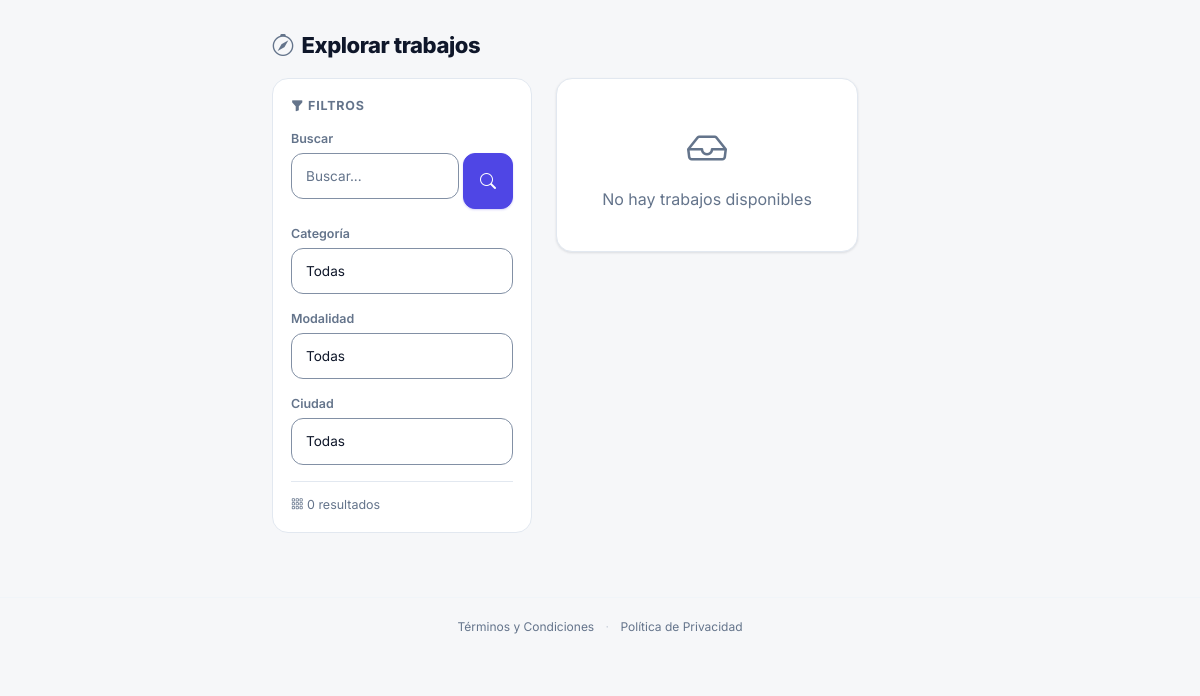
The app's page /jobs/, older data.
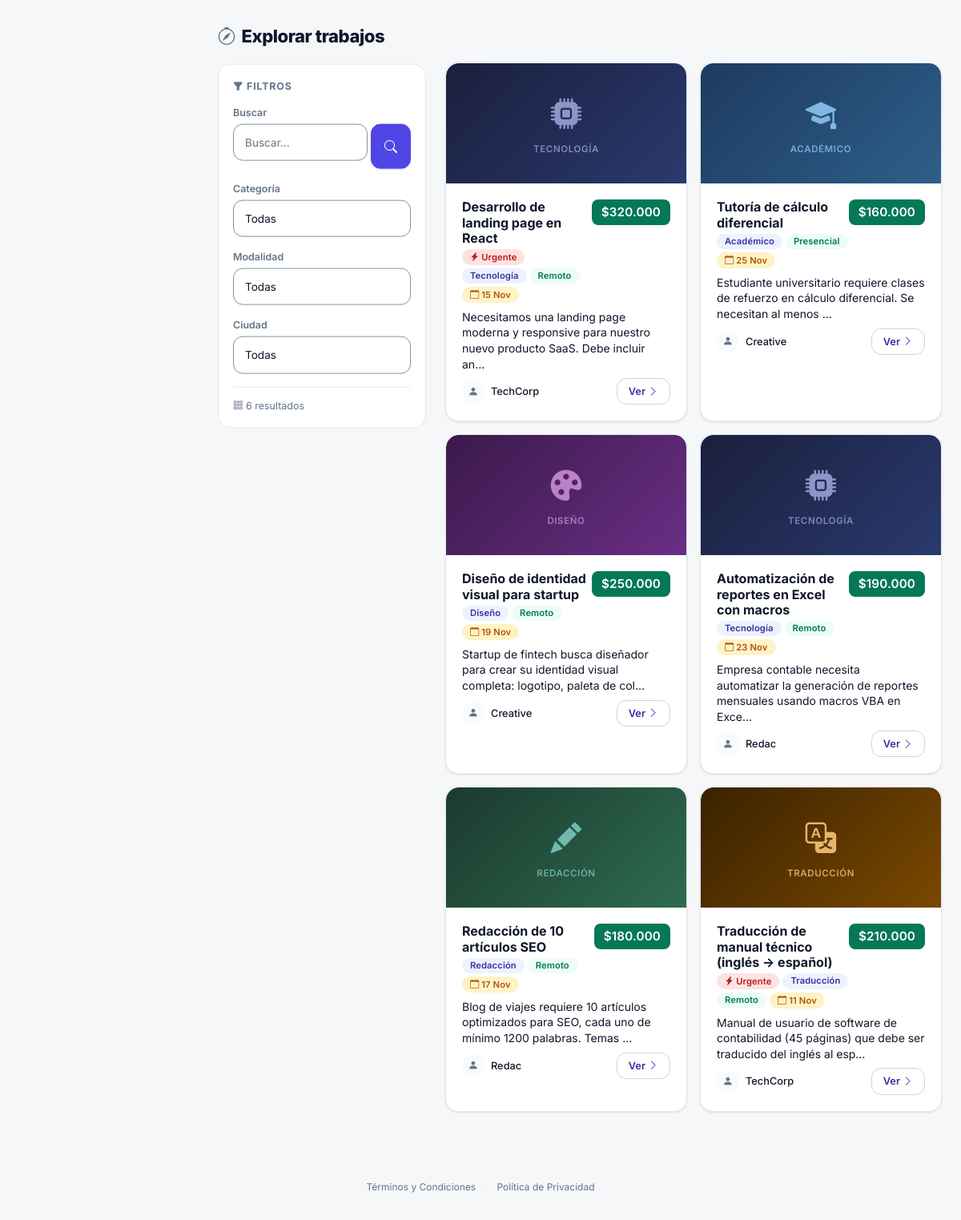
The same page, newer data.
### jobs/models.py (models this page shows, shortened)
class Job(models.Model):
    class Estado(models.TextChoices):
        PENDIENTE_REVISION = 'pendiente_revision', 'Pendiente de revisión'
        DISPONIBLE = 'disponible', 'Disponible'
        EN_PROCESO = 'en_proceso', 'En proceso'
        FINALIZADO = 'finalizado', 'Finalizado'
        RECHAZADO = 'rechazado', 'Rechazado'
    class Categoria(models.TextChoices):
        ACADEMICO = 'academico', 'Académico'
        TECNOLOGIA = 'tecnologia', 'Tecnología'
        DISENO = 'diseno', 'Diseño'
        REDACCION = 'redaccion', 'Redacción'
        TRADUCCION = 'traduccion', 'Traducción'
        OTRO = 'otro', 'Otro'
    class Modalidad(models.TextChoices):
        PRESENCIAL = 'presencial', 'Presencial'
        REMOTO = 'remoto', 'Remoto'
        HIBRIDO = 'hibrido', 'Híbrido'
    PUBLICOS = (Estado.DISPONIBLE, Estado.EN_PROCESO, Estado.FINALIZADO)
    ACEPTAN_POSTULACIONES = (Estado.DISPONIBLE,)
    TRANSICIONES = {
        Estado.PENDIENTE_REVISION: {Estado.DISPONIBLE, Estado.RECHAZADO},
        Estado.DISPONIBLE: {
            Estado.EN_PROCESO, Estado.FINALIZADO, Estado.PENDIENTE_REVISION,
        },
        Estado.EN_PROCESO: {Estado.FINALIZADO},
        Estado.FINALIZADO: set(),
        Estado.RECHAZADO: {Estado.PENDIENTE_REVISION},
    }
    titulo = models.CharField(max_length=200)
    descripcion = models.TextField()
    requisitos = models.TextField(blank=True, verbose_name='Requisitos')
    habilidades_requeridas = models.CharField(max_length=300, blank=True, verbose_name='Habilidades requeridas')
    pago = models.DecimalField(
        max_digits=10, decimal_places=2,
        validators=[MinValueValidator(Decimal('0'), 'El pago no puede ser negativo.')])
    estado = models.CharField(
        max_length=20, choices=Estado.choices, default=Estado.PENDIENTE_REVISION)
    categoria = models.CharField(max_length=20, choices=Categoria.choices, default=Categoria.OTRO)
    modalidad = models.CharField(max_length=20, choices=Modalidad.choices, default=Modalidad.REMOTO)
    ubicacion = models.CharField(max_length=200, blank=True, verbose_name='Ubicación')
    duracion_estimada = models.CharField(max_length=100, blank=True, verbose_name='Duración estimada')
    urgente = models.BooleanField(default=False)
    imagen = models.ImageField(upload_to='trabajos/', blank=True, null=True)
    creador = models.ForeignKey(settings.AUTH_USER_MODEL, on_delete=models.CASCADE, related_name='trabajos_creados')
    asignado = models.ForeignKey(settings.AUTH_USER_MODEL, on_delete=models.SET_NULL, null=True, blank=True, related_name='trabajos_asignados')
    fecha_limite = models.DateField()
    motivo_rechazo = models.TextField(blank=True, verbose_name='Motivo del rechazo')
    created_at = models.DateTimeField(auto_now_add=True)
    updated_at = models.DateTimeField(auto_now=True)
    class Meta:
        verbose_name = 'Trabajo'
        verbose_name_plural = 'Trabajos'
        ordering = ['-created_at']
        constraints = [
            models.CheckConstraint(
                condition=models.Q(pago__gte=Decimal('0')),
                name='jobs_job_pago_no_negativo',
            ),
        ]

### accounts/models.py (models this page shows, shortened)
class User(AbstractUser):
    class Rol(models.TextChoices):
        ESTUDIANTE = 'estudiante', 'Estudiante'
        EMPLEADOR = 'empleador', 'Necesito un trabajo hecho'
    rol = models.CharField(max_length=20, choices=Rol.choices, default=Rol.EMPLEADOR)
    foto = models.ImageField(upload_to='perfiles/', blank=True, null=True)
    cedula = models.CharField(max_length=20, blank=True, verbose_name='Documento de identidad')
    telefono = models.CharField(max_length=20, blank=True)
    direccion = models.CharField(max_length=255, blank=True, verbose_name='Ubicación / Dirección')
    fecha_nacimiento = models.DateField(null=True, blank=True)
    habilidades = models.TextField(blank=True, help_text='Separa las habilidades con comas')
    calificacion_promedio = models.DecimalField(max_digits=3, decimal_places=2, default=0)
    universidad = models.CharField(max_length=200, blank=True)
    carrera = models.CharField(max_length=200, blank=True)
    semestre = models.PositiveSmallIntegerField(null=True, blank=True)
    foto_carnet = models.ImageField(upload_to='carnets/', blank=True, null=True, verbose_name='Foto del carnet estudiantil')
    pregunta_seguridad = models.CharField(max_length=255, blank=True)
    respuesta_seguridad = models.CharField(max_length=255, blank=True)
    is_banned = models.BooleanField(
        default=False, verbose_name='Cuenta sancionada')
    baneo_hasta = models.DateTimeField(
        null=True, blank=True, verbose_name='Suspensión hasta')
    motivo_baneo = models.TextField(blank=True, verbose_name='Motivo de la sanción')
    is_email_verified = models.BooleanField(
        default=False, verbose_name='Correo verificado')
    email_verification_token = models.UUIDField(
        null=True, blank=True, editable=False, unique=True)
    email_verification_sent_at = models.DateTimeField(null=True, blank=True)
    class Meta:
        verbose_name = 'Usuario'
        verbose_name_plural = 'Usuarios'
    EMAIL_VERIFICATION_TIMEOUT_HOURS = 48

### jobs/views.py (the view)
# urls.py: path('', views.job_list, name='job_list'),
def job_list(request):
    jobs = Job.objects.filter(
        estado=Job.Estado.DISPONIBLE,
    ).exclude(fecha_limite__lt=timezone.localdate())
    q = request.GET.get('q', '')
    categoria = request.GET.get('categoria', '')
    modalidad = request.GET.get('modalidad', '')
    ubicacion = request.GET.get('ubicacion', '')
    if q:
        jobs = jobs.filter(Q(titulo__icontains=q) | Q(descripcion__icontains=q))
    if categoria:
        jobs = jobs.filter(categoria=categoria)
    if modalidad:
        jobs = jobs.filter(modalidad=modalidad)
    if ubicacion:
        jobs = jobs.filter(ubicacion__icontains=ubicacion)
    ciudades = (
        Job.objects.filter(estado=Job.Estado.DISPONIBLE)
        .exclude(ubicacion='')
        .values_list('ubicacion', flat=True)
        .distinct()
    )
    return render(request, 'jobs/job_list.html', {
        'jobs': jobs,
        'q': q,
        'categoria': categoria,
        'modalidad': modalidad,
        'ubicacion': ubicacion,
        'categorias': Job.Categoria.choices,
        'modalidades': Job.Modalidad.choices,
        'ciudades': ciudades,
    })

### templates/jobs/job_list.html (shortened to what this page needs)
{% extends 'base.html' %}
{% load form_tags %}
{% block content %}
{% if user.is_authenticated and not user.es_estudiante %}
<div class="section-title"><i class="bi bi-compass"></i> Explorar mercado</div>
<div class="card mb-3" style="border-left: 4px solid var(--primary-light);">
    <div class="card-body py-3 d-flex justify-content-between align-items-center gap-2">
        <div style="color:var(--text-secondary); font-size:0.88rem;">
            <i class="bi bi-info-circle"></i> Estás viendo el mercado como empleador. Para gestionar tus trabajos ve a <a href="{% url 'jobs:my_jobs' %}" style="color:var(--primary-light); font-weight:600;">Mis publicaciones</a>.
        </div>
        <a href="{% url 'jobs:job_create' %}" class="btn btn-primary btn-sm" style="white-space:nowrap; border-radius: var(--radius-sm); font-weight:700;">
            <i class="bi bi-plus-lg"></i> Publicar
        </a>
    </div>
</div>
{% else %}
<div class="section-title"><i class="bi bi-compass"></i> Explorar trabajos</div>
{% endif %}
<div class="list-layout">
    <aside class="list-filters desktop-filters">
        <div class="filter-title"><i class="bi bi-funnel-fill"></i> Filtros</div>
        <form method="get" id="desktopFilterForm">
            <label for="q_desktop" style="font-size:0.78rem; font-weight:600; color:var(--text-secondary); margin-bottom:4px; display:block;">Buscar</label>
            <div class="d-flex gap-1 mb-3">
                <input type="text" name="q" id="q_desktop" class="form-control" placeholder="Buscar..." value="{{ q }}" style="font-size:0.85rem;">
                <button class="btn btn-primary px-3" type="submit"><i class="bi bi-search"></i></button>
            </div>
            <label for="categoria_desktop" style="font-size:0.78rem; font-weight:600; color:var(--text-secondary); margin-bottom:4px; display:block;">Categoría</label>
            <select name="categoria" id="categoria_desktop" class="form-select mb-3" data-auto-submit style="font-size:0.85rem;">
                <option value="">Todas</option>
            </select>
            <label for="modalidad_desktop" style="font-size:0.78rem; font-weight:600; color:var(--text-secondary); margin-bottom:4px; display:block;">Modalidad</label>
            <select name="modalidad" id="modalidad_desktop" class="form-select mb-3" data-auto-submit style="font-size:0.85rem;">
                <option value="">Todas</option>
            </select>
            {% if ciudades %}
            <label for="ubicacion_desktop" style="font-size:0.78rem; font-weight:600; color:var(--text-secondary); margin-bottom:4px; display:block;">Ciudad</label>
            <select name="ubicacion" id="ubicacion_desktop" class="form-select mb-3" data-auto-submit style="font-size:0.85rem;">
                <option value="">Todas</option>
            </select>
            {% endif %}
        </form>
        <div style="margin-top:16px; padding-top:14px; border-top:1px solid var(--border); font-size:0.78rem; color:var(--text-secondary);">
            <i class="bi bi-grid-3x3-gap"></i> {{ jobs|length }} resultado{{ jobs|length|pluralize:"s" }}
        </div>
    </aside>
    <section>
        <div class="job-grid">
{% for job in jobs %}
<div class="card mb-3">
    <div class="card-thumb">
        {% if job.imagen %}
        <img src="{{ job.imagen.url }}" alt="{{ job.titulo }}" loading="lazy">
        {% else %}
        <div class="card-thumb-placeholder ct-{{ job.categoria }}">
            {% if job.categoria == 'academico' %}
            <i class="bi bi-mortarboard-fill"></i><span>Académico</span>
            {% elif job.categoria == 'tecnologia' %}
            <i class="bi bi-cpu-fill"></i><span>Tecnología</span>
            {% elif job.categoria == 'diseno' %}
            <i class="bi bi-palette-fill"></i><span>Diseño</span>
            {% elif job.categoria == 'redaccion' %}
            <i class="bi bi-pencil-fill"></i><span>Redacción</span>
            {% elif job.categoria == 'traduccion' %}
            <i class="bi bi-translate"></i><span>Traducción</span>
            {% else %}
            <i class="bi bi-briefcase-fill"></i><span>Otro</span>
            {% endif %}
        </div>
        {% endif %}
    </div>
    <div class="card-body">
        <div style="display:flex; justify-content:space-between; align-items:flex-start;">
            <div style="flex:1;">
                <h5 style="font-size:var(--fs-xs); font-weight:700; font-size:1rem; margin-bottom:4px; color:var(--text);">{{ job.titulo }}</h5>
                <div class="d-flex flex-wrap gap-1 mb-2">
                    {% if job.urgente %}
                    <span class="badge" style="background:var(--badge-red-bg); color:var(--badge-red-text); font-size:0.7rem;"><i class="bi bi-lightning-charge-fill"></i> Urgente</span>
                    {% endif %}
                    <span class="badge" style="background:var(--badge-indigo-bg); color:var(--badge-indigo-text); font-size:0.7rem;">{{ job.get_categoria_display }}</span>
                    <span class="badge" style="background:var(--badge-green-bg); color:var(--badge-green-text); font-size:0.7rem;">{{ job.get_modalidad_display }}</span>
                    <span class="badge" style="background:var(--badge-amber-bg); color:var(--badge-amber-text); font-size:0.7rem;"><i class="bi bi-calendar"></i> {{ job.fecha_limite|date:"d M" }}</span>
                </div>
            </div>
            <span class="badge" style="background: var(--fill-success); color:#fff; font-size:0.95rem; padding:8px 12px; border-radius: var(--radius-sm);">
                {{ job.pago|cop }}
            </span>
        </div>
        <p class="small mb-2" style="line-height:1.4; color:var(--text);">{{ job.descripcion|truncatechars:100 }}</p>
        <div style="display:flex; justify-content:space-between; align-items:center;">
            <a href="{% url 'accounts:user_detail' job.creador.pk %}" class="d-flex align-items-center gap-2 text-decoration-none" style="color: var(--text);">
                {% if job.creador.foto %}
                <img src="{{ job.creador.foto.url }}" class="avatar" style="width:28px;height:28px;">
                {% else %}
                <div class="avatar" style="width:28px;height:28px;font-size:0.8rem;"><i class="bi bi-person-fill"></i></div>
                {% endif %}
                <span style="font-size:0.8rem; font-weight:500;">{{ job.creador.first_name|default:job.creador.username }}</span>
            </a>
            <a href="{% url 'jobs:job_detail' job.pk %}" class="btn btn-outline-primary btn-sm" style="font-size:0.8rem; padding:6px 14px;">
                Ver <i class="bi bi-chevron-right"></i>
            </a>
        </div>
    </div>
</div>
{% empty %}
<div class="card">
    <div class="card-body text-center" style="padding:40px 16px;">
        <i class="bi bi-inbox" style="font-size:2.5rem; color:var(--text-secondary);"></i>
        <p class="mt-2 mb-0" style="color:var(--text-secondary);">No hay trabajos disponibles</p>
    </div>
</div>
{% endfor %}
        </div>
    </section>
</div>
{% endblock %}

### templates/base.html (shortened to what this page needs)
<!DOCTYPE html>
<html lang="es">
<head>
    <link href="https://cdn.jsdelivr.net/npm/bootstrap@5.3.3/dist/css/bootstrap.min.css" rel="stylesheet">
    <link href="https://cdn.jsdelivr.net/npm/bootstrap-icons@1.11.3/font/bootstrap-icons.min.css" rel="stylesheet">
    {% load static %}
    <link rel="stylesheet" href="{% static 'css/style.css' %}">
</head>
<body>
    <div class="app-layout">
        <main class="content-wrapper" id="contenido-principal" tabindex="-1">
            {% block content %}{% endblock %}
        </main>
    </div>
    <footer class="legal-footer">
        <a href="{% url 'legal:terminos' %}">Términos y Condiciones</a>
        <span class="legal-sep">·</span>
        <a href="{% url 'legal:privacidad' %}">Política de Privacidad</a>
    </footer>
</body>
</html>

Row changes from the older to the newer data that the page shows:
added Job: shows "TECNOLOGÍA", titulo "Desarrollo de landing page en React", urgente True (drawn), categoria "Tecnología", modalidad "Remoto", fecha_limite "15 Nov", pago|cop "$320.000", descripcion "Necesitamos una landing page moderna y responsive para nuestro nuevo producto SaaS. Debe incluir an…", creador.first_name "TechCorp"
added Job: shows "ACADÉMICO", titulo "Tutoría de cálculo diferencial", categoria "Académico", modalidad "Presencial", fecha_limite "25 Nov", pago|cop "$160.000", descripcion "Estudiante universitario requiere clases de refuerzo en cálculo diferencial. Se necesitan al menos …", creador.first_name "Creative"
added Job: shows "DISEÑO", titulo "Diseño de identidad visual para startup", categoria "Diseño", modalidad "Remoto", fecha_limite "19 Nov", pago|cop "$250.000", descripcion "Startup de fintech busca diseñador para crear su identidad visual completa: logotipo, paleta de col…", creador.first_name "Creative"
added Job: shows "TECNOLOGÍA", titulo "Automatización de reportes en Excel con macros", categoria "Tecnología", modalidad "Remoto", fecha_limite "23 Nov", pago|cop "$190.000", descripcion "Empresa contable necesita automatizar la generación de reportes mensuales usando macros VBA en Exce…", creador.first_name "Redac"
added Job: shows "REDACCIÓN", titulo "Redacción de 10 artículos SEO", categoria "Redacción", modalidad "Remoto", fecha_limite "17 Nov", pago|cop "$180.000", descripcion "Blog de viajes requiere 10 artículos optimizados para SEO, cada uno de mínimo 1200 palabras. Temas …", creador.first_name "Redac"
added Job: shows "TRADUCCIÓN", titulo "Traducción de manual técnico (inglés → español)", urgente True (drawn), categoria "Traducción", modalidad "Remoto", fecha_limite "11 Nov", pago|cop "$210.000", descripcion "Manual de usuario de software de contabilidad (45 páginas) que debe ser traducido del inglés al esp…", creador.first_name "TechCorp"
Text that changed along with them:
{{ jobs|length }}: "0" → "6"
text no longer shown: "No hay trabajos disponibles"
